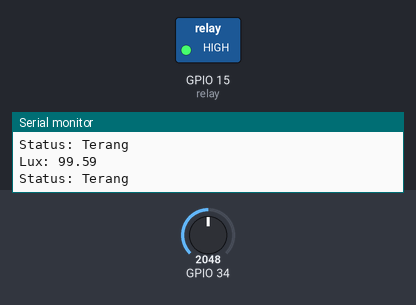
Bench run of a sketch on a simulated ESP32. Parts: switched loads named in the sketch (green lamp = pin HIGH), the last lines printed to the serial monitor. The inputs (shaded band) are chosen by the test bench; at power-on: GPIO 34 = 2048.

Above: at 1.2 s.
1.3 s: GPIO 34 set to 2458
2.8 s: GPIO 34 set to 2590
At 3.7 s:
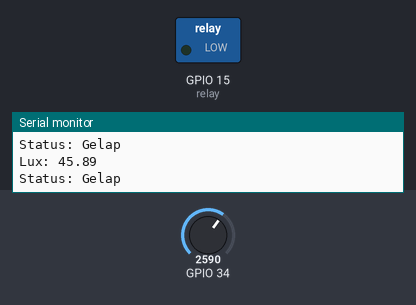
4.3 s: GPIO 34 set to 2047
At 5.0 s:
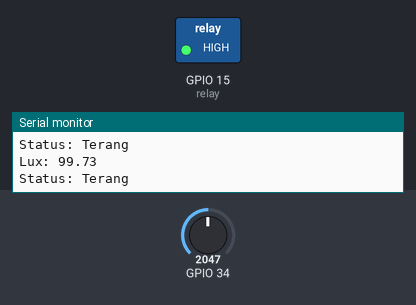
5.8 s: GPIO 34 set to 2866
At 6.3 s:
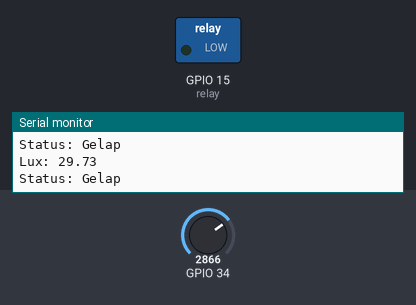
Timing chart, 0 to 8.3 s (numbered marks = the images above; inputs shaded):
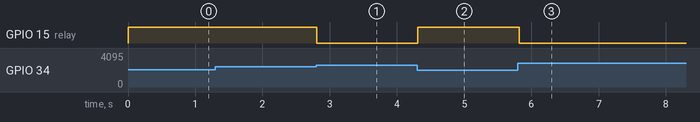

The sketch:

program.ino
```cpp
const float GAMMA = 0.7;
const float RL10 = 50;

void setup() {
  Serial.begin(115200);
  pinMode(15, OUTPUT);
}

void loop() {
  int analogValue = analogRead(34);
  float voltage = analogValue * 5/4095.0;
  float resistance = 2000 * voltage / (1 - voltage / 5);
  float lux = pow(RL10 * 1e3 * pow(10, GAMMA) / resistance, (1 / GAMMA));
  Serial.print("Lux: ");
  Serial.println(lux);

  if (lux >= 50){
    Serial.print("Status: ");
    Serial.println("Terang");
    digitalWrite(15, HIGH);
  } else {
    Serial.print("Status: ");
    Serial.println("Gelap");
    digitalWrite(15, LOW);
  }
  delay(100);
}
```

Measured:
- the behaviour switches between 2532 and 2533 on GPIO 34 (found by bisection; images 0 and 1)
- after the input at 2.8 s, GPIO 15 (relay): HIGH → LOW at once
- after the input at 4.3 s, GPIO 15 (relay): LOW → HIGH at once
- after the input at 5.8 s, GPIO 15 (relay): HIGH → LOW at once
